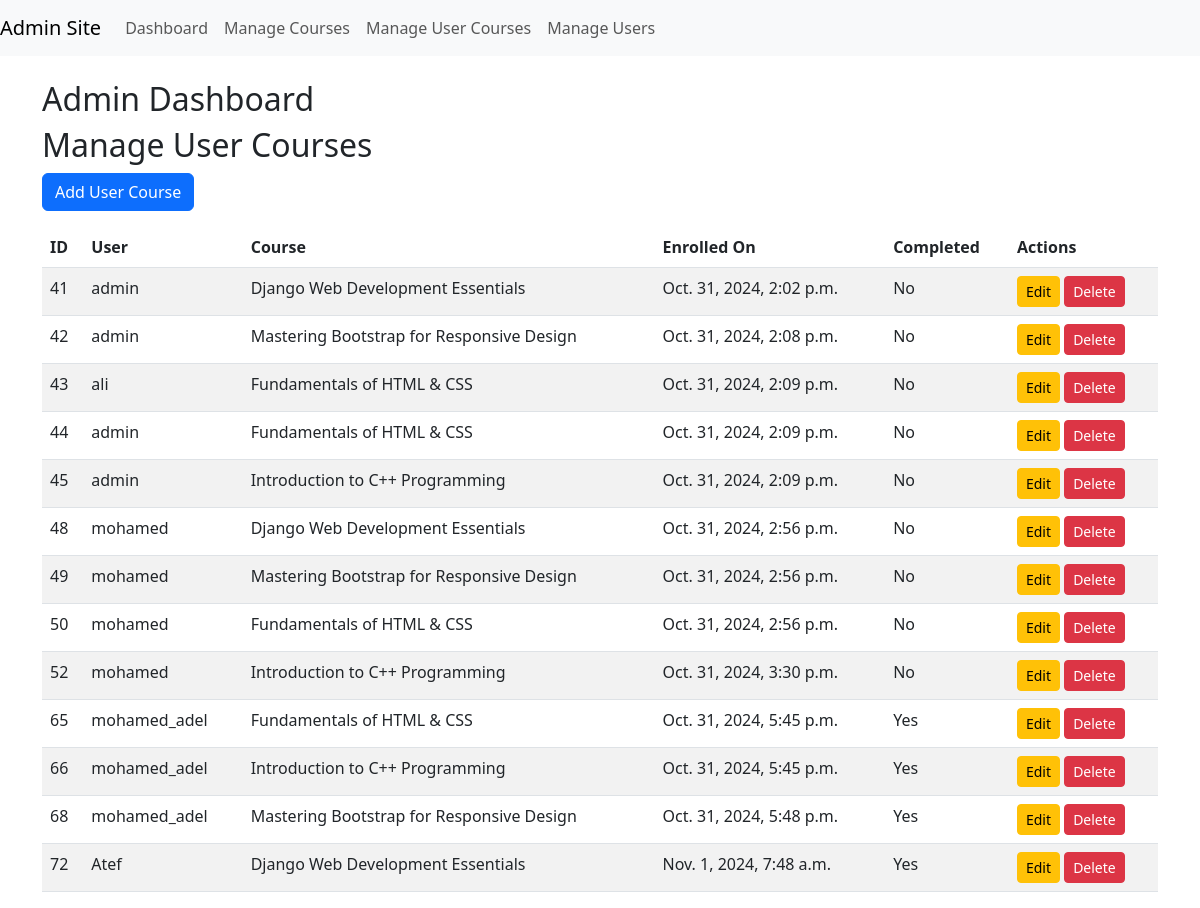
The page /custom_admin/manage-usercourses/ (signed in) on the database as committed earlier.
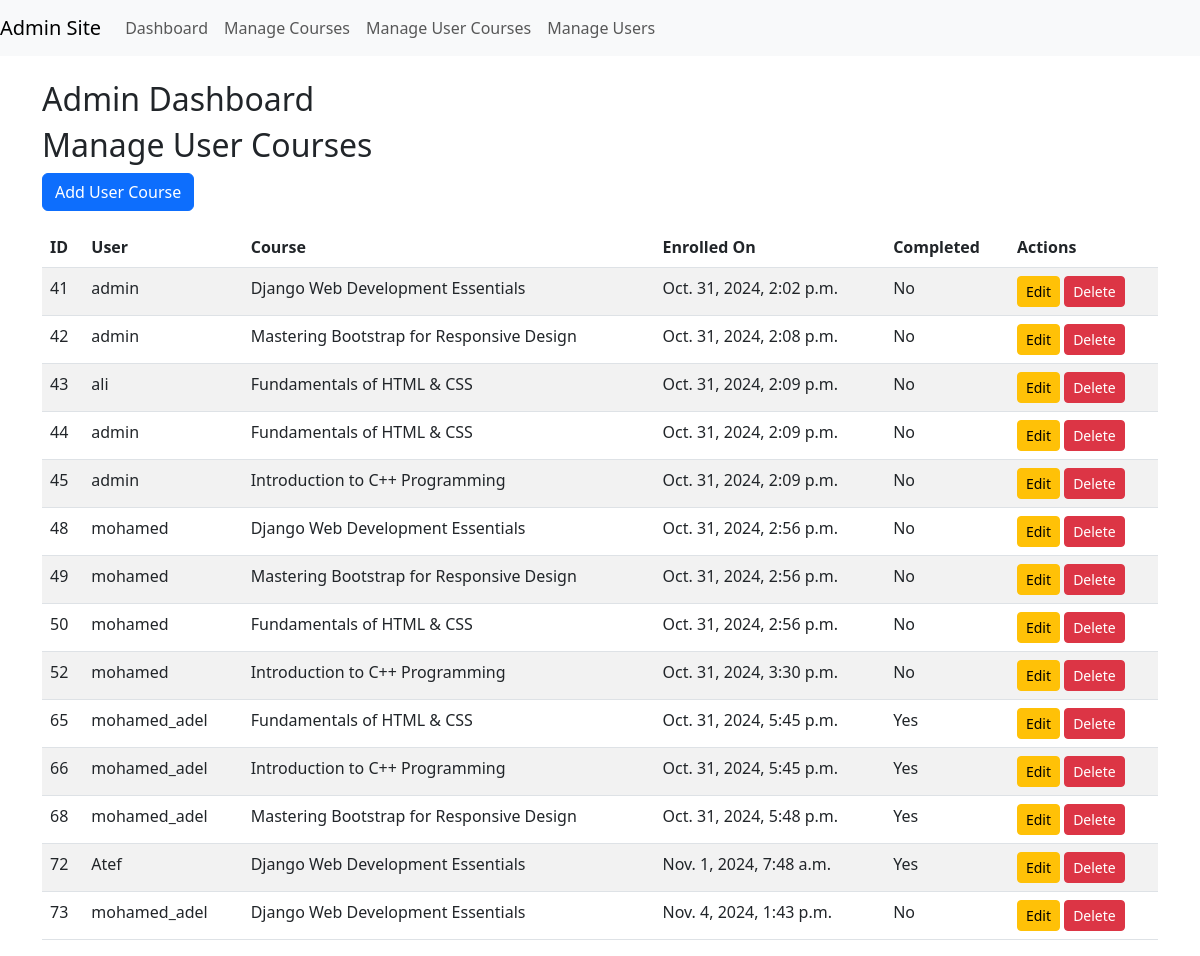
The same page on the database as committed later.
### main/models.py (models this page shows, shortened)
class UserCourse(models.Model):
    course = models.ForeignKey(Course, on_delete=models.CASCADE)
    user = models.ForeignKey(User, on_delete=models.CASCADE)
    created_at = models.DateTimeField(auto_now_add=True)
    done = models.BooleanField(default=False)
    class Meta:
        constraints = [
            models.UniqueConstraint(fields=['user', 'course'], name='unique_user_course')
        ]

class Course(models.Model):
    title = models.CharField(max_length=100, unique=True)
    description = models.TextField()
    created_at = models.DateTimeField(auto_now_add=True)
    image = models.ImageField(upload_to='images/', blank=True, null=True)
    video_url = models.URLField(max_length=500, blank=True, null=True)

### custom_admin/views.py (the view)
# urls.py: path('manage-usercourses/', manage_usercourses, name='manage_usercourses'),
@login_required
def manage_usercourses(request):
    user_courses = UserCourse.objects.all()
    return render(request, 'manage_usercourses.html', {'user_courses': user_courses})

### custom_admin/templates/manage_usercourses.html
{% extends "adminsite.html" %}
{% block content %}
<h2>Manage User Courses</h2>
<a href="{% url 'add_user_course' %}" class="btn btn-primary mb-3">Add User Course</a>
<table class="table table-striped">
    <thead>
        <tr>
            <th>ID</th>
            <th>User</th>
            <th>Course</th>
            <th>Enrolled On</th>
            <th>Completed</th>
            <th>Actions</th>
        </tr>
    </thead>
    <tbody>
        {% for user_course in user_courses %}
        <tr>
            <td>{{ user_course.id }}</td>
            <td>{{ user_course.user.username }}</td>
            <td>{{ user_course.course.title }}</td>
            <td>{{ user_course.created_at }}</td>
            <td>{{ user_course.done|yesno:"Yes,No" }}</td>
            <td>
                <a href="{% url 'edit_user_course' user_course.id %}" class="btn btn-sm btn-warning">Edit</a>
                <a href="{% url 'delete_user_course' user_course.id %}" class="btn btn-sm btn-danger">Delete</a>
            </td>
        </tr>
        {% endfor %}
    </tbody>
</table>
{% endblock %}

Rows that differ between the two databases and show on the page:
added UserCourse: id "73", user.username "mohamed_adel", course "Django Web Development Essentials", created_at "Nov. 4, 2024, 1:43 p.m.", done "No"
